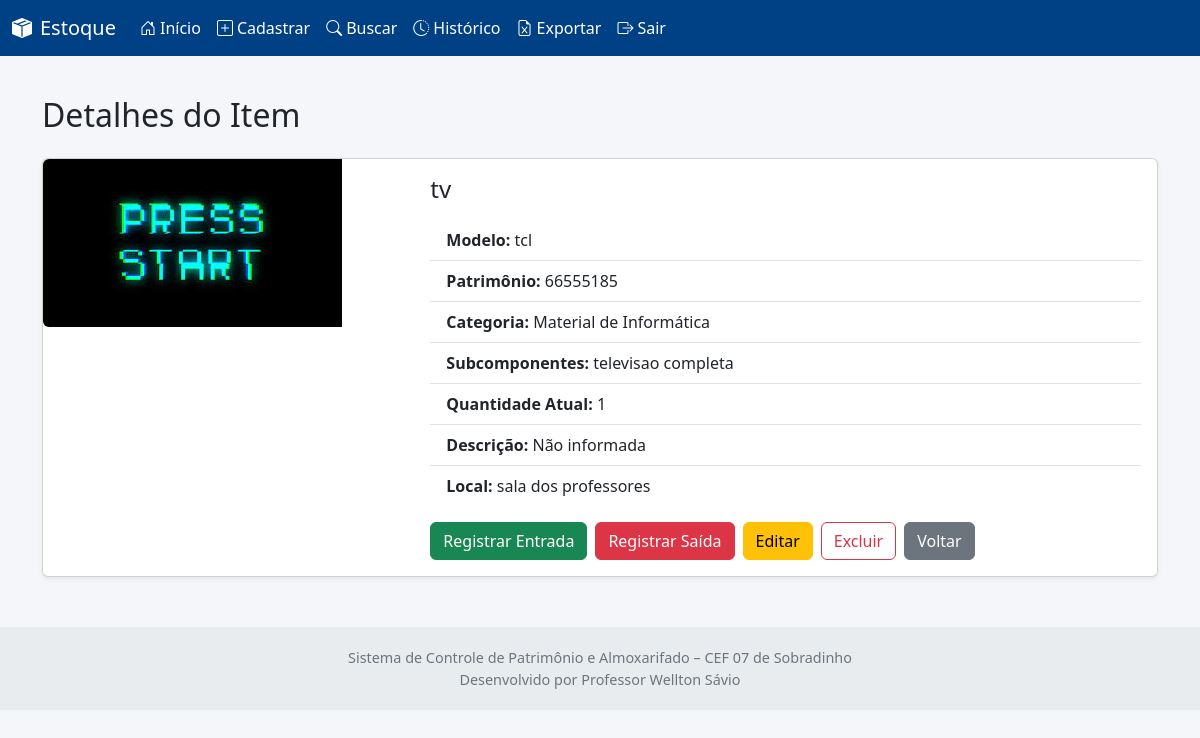
Screenshot of /visualizar/17 (signed in) with the database file from the repository.
### tables this page shows
CREATE TABLE itens (
                        id INTEGER PRIMARY KEY AUTOINCREMENT,
                        nome TEXT,
                        patrimonio TEXT,
                        modelo TEXT,
                        categoria TEXT,
                        subitens TEXT,
                        quantidade INTEGER,
                        imagem TEXT,
                        descricao TEXT, local TEXT DEFAULT '');

### app.py (the view)
@app.route('/visualizar/<int:id>')
def visualizar(id):
    item = obter_item(id)
    return render_template('visualizar_item.html', item=item)

### app.py (called while the page is built)
def conectar():
    return sqlite3.connect('database.db', timeout=10)

@app.before_request
def proteger_rotas():
    rotas_livres = ['index', 'login', 'cadastro', 'static']
    if request.endpoint not in rotas_livres:
        if 'usuario' not in session and not session.get('moderador'):
            return redirect(url_for('login'))

def obter_item(id):
    with conectar() as conn:
        cursor = conn.cursor()
        cursor.execute("SELECT * FROM itens WHERE id=?", (id,))
        return cursor.fetchone()

### templates/visualizar_item.html (shortened to what this page needs)
{% extends 'base.html' %}
{% block content %}
<h2 class="mb-4">Detalhes do Item</h2>
<div class="card shadow-sm mb-5">
  <div class="row g-0">
    <div class="col-md-4">
      {% if item[7] %}
        <img src="{{ url_for('static', filename=item[7].replace('static/', '')) }}" class="img-fluid rounded-start" alt="Imagem do item">
      {% else %}
        <div class="p-5 text-center text-muted">Sem imagem</div>
      {% endif %}
    </div>
    <div class="col-md-8">
      <div class="card-body">
        <h4 class="card-title mb-3">{{ item[1] }}</h4>
        <ul class="list-group list-group-flush mb-3">
          <li class="list-group-item"><strong>Modelo:</strong> {{ item[3] or 'Não informado' }}</li>
          <li class="list-group-item"><strong>Patrimônio:</strong> {{ item[2] or 'Não informado' }}</li>
          <li class="list-group-item"><strong>Categoria:</strong> {{ item[4] or 'Não informada' }}</li>
          <li class="list-group-item"><strong>Subcomponentes:</strong> {{ item[5] or 'Nenhum' }}</li>
          <li class="list-group-item"><strong>Quantidade Atual:</strong> {{ item[6] }}</li>
          <li class="list-group-item"><strong>Descrição:</strong> {{ item[8] or 'Não informada' }}</li>
          <li class="list-group-item"><strong>Local:</strong> {{ item[9] or 'Não informado' }}</li>
        </ul>
        <div class="d-flex flex-wrap gap-2">
          <a href="{{ url_for('registrar_entrada', id=item[0]) }}" class="btn btn-success">Registrar Entrada</a>
          <a href="{{ url_for('registrar_saida', id=item[0]) }}" class="btn btn-danger">Registrar Saída</a>
          <a href="{{ url_for('editar', id=item[0]) }}" class="btn btn-warning">Editar</a>
          <a href="{{ url_for('excluir', id=item[0]) }}" class="btn btn-outline-danger" onclick="return confirm('Deseja excluir este item?')">Excluir</a>
          <a href="{{ url_for('buscar_item') }}" class="btn btn-secondary">Voltar</a>
        </div>
      </div>
    </div>
  </div>
</div>
{% endblock %}

### templates/base.html (style rules this page uses)
body { background-color: #f4f6f9; font-family: 'Segoe UI', Tahoma, Geneva, Verdana, sans-serif; }

### rows the page displays
itens: imagem (picture), nome "tv", modelo "tcl", patrimonio "66555185", categoria "Material de Informática", subitens "televisao completa", quantidade "1", descricao "Não informada", local "sala dos professores"
